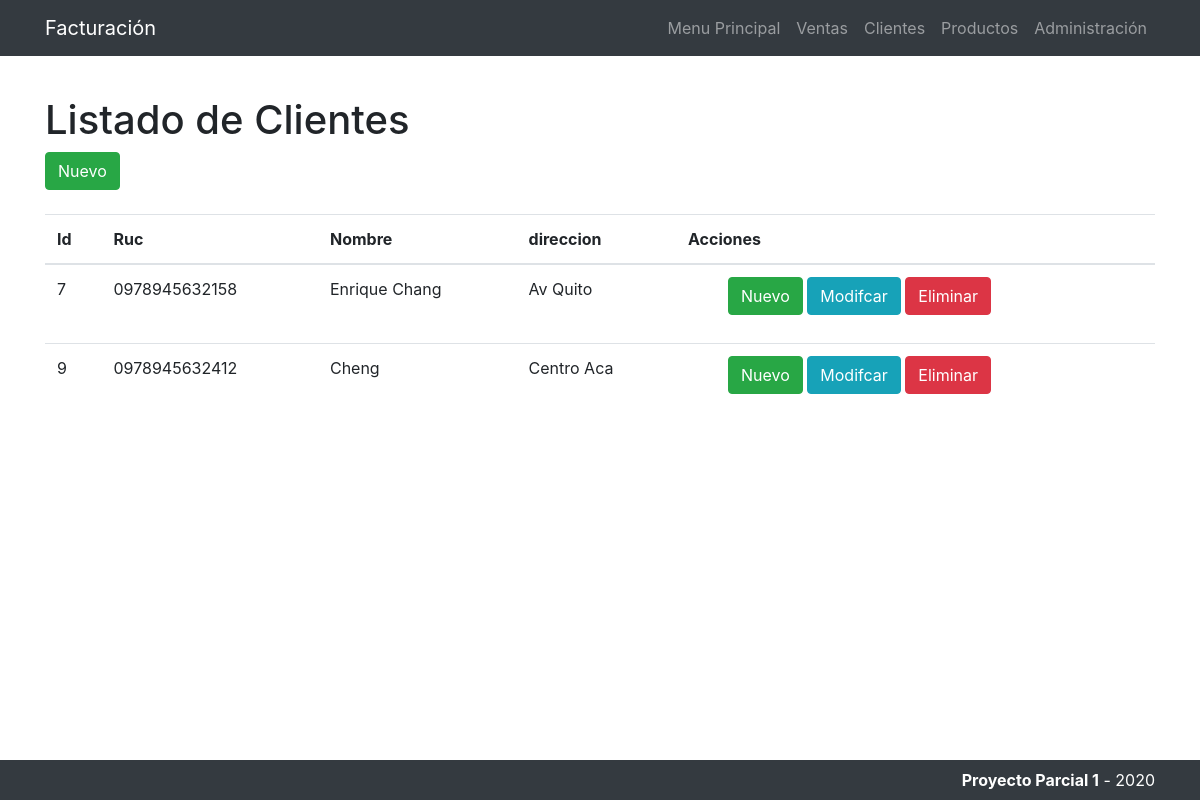
The page /listarcliente/ on the database as committed earlier.
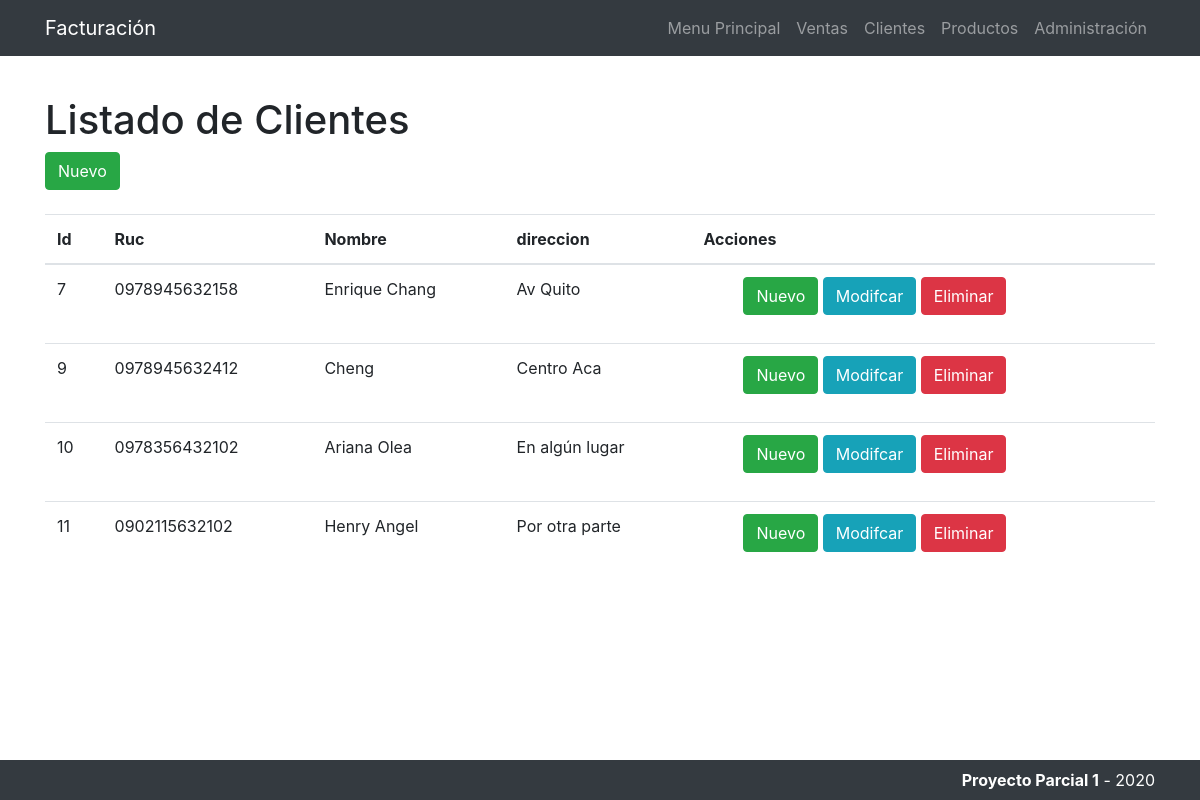
The same page on the database as committed later.
### app/models.py (models this page shows, shortened)
class Cliente(models.Model):
    ruc = models.CharField(max_length=13)
    nombre = models.CharField(max_length=300)
    direccion = models.TextField(blank=True, null=True)
    producto = models.ManyToManyField(Producto)

### app/views.py (the view)
# urls.py: path('listarcliente/', listarCliente, name='listarcliente'),
def listarCliente(request):
    cliente = Cliente.objects.all()
    opciones = {'Menu': 'Menu Principal',
                'Cliente': 'Clientes','Producto':'Productos','Factura':'Ventas',  'clientes': cliente}
    return render(request, 'listar_cliente.html', opciones)

### templates/listar_cliente.html (shortened to what this page needs)
<!DOCTYPE html>
<html lang="en">
<head>
    {% load static %}
    <link href="{% static 'bootstrap/css/bootstrap.min.css' %}" rel="stylesheet">
    <link rel="stylesheet" href="https://stackpath.bootstrapcdn.com/bootstrap/4.5.2/css/bootstrap.min.css">
    <link href="{% static 'bootstrap/css/bootstrap.min.css' %}" rel="stylesheet">
</head>
<body>
<nav class="navbar navbar-expand-lg navbar-dark bg-dark fixed-top">
    <div class="container">
        <a class="navbar-brand" href="#">Facturación</a>
        <div class="collapse navbar-collapse" id="navbarResponsive">
            <ul class="navbar-nav ml-auto">
                <li class="nav-item">
                    <a class="nav-link" href="/">{{ Menu}}</a>
                </li>
                <li class="nav-item">
                    <a class="nav-link" href="/listarfactura">{{Factura}}</a>
                </li>
                <li class="nav-item">
                    <a class="nav-link" href="/listarcliente">{{Cliente}}</a>
                </li>
                <li class="nav-item">
                    <a class="nav-link" href="/listarproducto">{{Producto}}</a>
                </li>
                <li class="nav-item">
                    <a class="nav-link" href="/admin">Administración</a>
                </li>
            </ul>
        </div>
    </div>
</nav>
<br><br><br><br>
    <div class="container">
    <h1>Listado de {{Cliente}}</h1>
    <l1><a class="btn btn-success" href="{% url 'cliente' %}">Nuevo</a></l1>
    <br><br>
        <table class="table table-hover">
            <thead>
                <tr>
                    <th>Id</th>
                    <th>Ruc</th>
                    <th>Nombre</th>
                    <th>direccion</th>
                    <th>Acciones</th>
                </tr>
            </thead>
            <body>
                {% for cliente in clientes %}
                <tr>
                    <td>{{ cliente.id }}</td>
                    <td>{{ cliente.ruc }}</td>
                    <td>{{ cliente.nombre }}</td>
                    <td>{{ cliente.direccion }}</td>
                    <td>
                        <ul>
                            <l1><a class="btn btn-success" href="{% url 'cliente' %}">Nuevo</a></l1>
                            <l1><a class="btn btn-info" href="{% url 'editarcliente' cliente.id %}">Modifcar</a></l1>
                            <l1><a class="btn btn-danger" href="{% url 'eliminarcliente' cliente.id %}">Eliminar</a></l1>
                        </ul>
                    </td>
                </tr>
                {% endfor %}
            </body>
        </table>
</div>
<br><br><br><br>
<footer class="py-2 bg-dark" style="bottom: 0; position:fixed; width:100%;">
    <div class="container">
        <p class="m-0 text-right  text-white"><b>Proyecto Parcial 1</b> - 2020</p>
    </div>
</footer>
</body>
</html>

Rows that differ between the two databases and show on the page:
added Cliente: id "10", ruc "0978356432102", nombre "Ariana Olea", direccion "En algún lugar"
added Cliente: id "11", ruc "0902115632102", nombre "Henry Angel", direccion "Por otra parte"
